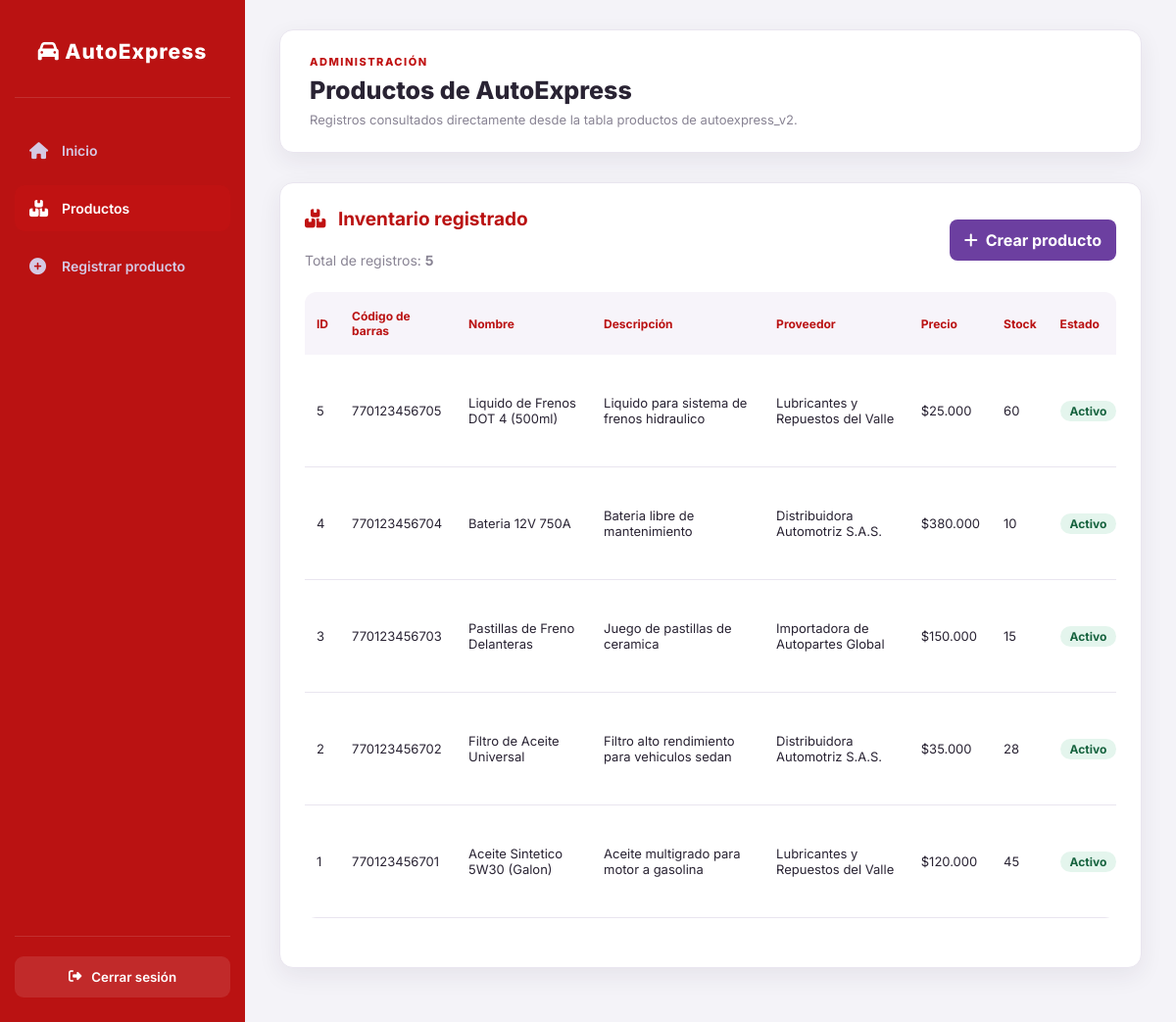
The page / on the database its author committed.
### tables this page shows
CREATE TABLE `productos` (
  `id` int(11) NOT NULL,
  `codigo_barras` varchar(50) DEFAULT NULL,
  `nombre` varchar(100) NOT NULL,
  `descripcion` text DEFAULT NULL,
  `precio` decimal(10,2) NOT NULL CHECK (`precio` >= 0),
  `stock` int(11) NOT NULL DEFAULT 0 CHECK (`stock` >= 0),
  `proveedor_id` int(11) NOT NULL,
  `estado` enum('activo','inactivo') DEFAULT 'activo'
);

CREATE TABLE `proveedores` (
  `id` int(11) NOT NULL,
  `nit` varchar(20) NOT NULL,
  `razon_social` varchar(100) NOT NULL,
  `telefono` varchar(20) NOT NULL,
  `correo` varchar(100) DEFAULT NULL
);

### app/controllers/ProductoController.php (called while the page is built, shortened)
<?php
require_once __DIR__ . '/../models/Producto.php';
require_once __DIR__ . '/../helpers.php';
class ProductoController
{
    private $modelo;
    public function __construct()
    {
        try {
            $this->modelo = new Producto();
        } catch (Throwable $e) {
            $this->modelo = null;
            $this->errorConexion = $e->getMessage();
            error_log('AutoExpress inicializar modelo: ' . $e->getMessage());
        }
    }
    public function index()
    {
        try {
            $productos = $this->modeloActivo()->getAll();
        } catch (Throwable $e) {
            error_log('AutoExpress productos index: ' . $e->getMessage());
            $error = $e->getMessage();
        }
        require __DIR__ . '/../../views/productos/index.php';
    }
    private function modeloActivo()
    {
        return $this->modelo;
    }
}

### app/models/Producto.php (called while the page is built, shortened)
<?php
require_once __DIR__ . '/../../config/database.php';
class Producto
{
    private $conn;
    public function __construct()
    {
        $database = new Database();
        $this->conn = $database->getConnection();
    }
    public function getAll()
    {
        $sql = "SELECT p.id, p.codigo_barras, p.nombre, p.descripcion, p.precio,
                       p.stock, p.proveedor_id, p.estado,
                       pr.razon_social AS proveedor
                FROM productos p
                INNER JOIN proveedores pr ON pr.id = p.proveedor_id
                ORDER BY p.id DESC";
        $consulta = $this->conn->prepare($sql);
        $consulta->execute();
        return $consulta->fetchAll(PDO::FETCH_ASSOC);
    }
}

### config/database.php (called while the page is built)
<?php
class Database
{
    public function getConnection()
    {
        $archivoEnv = __DIR__ . '/.env';
        $config = is_file($archivoEnv) ? parse_ini_file($archivoEnv) : [];
        $host = $config['DB_HOST'] ?? 'localhost';
        $port = $config['DB_PORT'] ?? '3306';
        $nombreBD = $config['DB_NAME'] ?? 'autoexpress_v2';
        $usuario = $config['DB_USER'] ?? 'root';
        $clave = $config['DB_PASSWORD'] ?? ($config['DB_PASS'] ?? '');
        try {
            return new PDO(
                "mysql:host={$host};port={$port};dbname={$nombreBD};charset=utf8mb4",
                $usuario,
                $clave,
                [
                    PDO::ATTR_ERRMODE => PDO::ERRMODE_EXCEPTION,
                    PDO::ATTR_DEFAULT_FETCH_MODE => PDO::FETCH_ASSOC,
                    PDO::ATTR_EMULATE_PREPARES => false
                ]
            );
        } catch (PDOException $e) {
            error_log('AutoExpress DB: ' . $e->getMessage());
            throw new RuntimeException(
                'No se pudo conectar con la base de datos autoexpress_v2. Verifica que MySQL esté iniciado, que hayas importado database/autoexpress_v2.sql y que config/.env tenga los datos correctos.',
                0,
                $e
            );
        }
    }
}

### app/helpers.php (called while the page is built)
<?php
function e($valor)
{
    return htmlspecialchars((string)($valor ?? ''), ENT_QUOTES, 'UTF-8');
}

### views/productos/index.php (the view, shortened to what this page needs)
<!DOCTYPE html>
<html lang="es">
<head>
    <link rel="stylesheet" href="css/styles.css">
    <link rel="stylesheet" href="https://cdnjs.cloudflare.com/ajax/libs/font-awesome/6.5.0/css/all.min.css">
</head>
<body class="app-body">
<div class="app">
    <aside class="sidebar">
        <div class="brand"><span><i class="fa-solid fa-car"></i> AutoExpress</span></div>
        <nav>
            <a class="nav-link" href="dashboard.html"><i class="fa-solid fa-house"></i> Inicio</a>
            <a class="nav-link active" href="index.php?action=productos"><i class="fa-solid fa-boxes-stacked"></i> Productos</a>
            <a class="nav-link" href="index.php?action=crear"><i class="fa-solid fa-circle-plus"></i> Registrar producto</a>
        </nav>
        <div class="sidebar-foot">
            <button type="button" id="btn-logout" class="btn-logout"><i class="fa-solid fa-right-from-bracket"></i> Cerrar sesión</button>
        </div>
    </aside>
    <main class="content">
        <header class="content-header">
            <div>
                <p class="eyebrow">Administración</p>
                <h1>Productos de AutoExpress</h1>
                <p>Registros consultados directamente desde la tabla productos de autoexpress_v2.</p>
            </div>
        </header>
        <section class="panel">
            <div class="mvc-top">
                <div>
                    <h2><i class="fa-solid fa-boxes-stacked"></i> Inventario registrado</h2>
                    <p>Total de registros: <strong><?= count($productos) ?></strong></p>
                </div>
                <div class="mvc-actions">
                    <a class="mvc-button" href="index.php?action=crear">
                        <i class="fa-solid fa-plus"></i> Crear producto
                    </a>
                </div>
            </div>
            <div class="tabla-container">
                <table class="mvc-table">
                    <thead>
                        <tr>
                            <th>ID</th>
                            <th>Código de barras</th>
                            <th>Nombre</th>
                            <th>Descripción</th>
                            <th>Proveedor</th>
                            <th>Precio</th>
                            <th>Stock</th>
                            <th>Estado</th>
                        </tr>
                    </thead>
                    <tbody>
                    <?php if (empty($productos)): ?>
                        <tr><td class="mvc-empty" colspan="9">No hay productos registrados en la tabla productos.</td></tr>
                    <?php else: ?>
                        <?php foreach ($productos as $producto): ?>
                            <tr>
                                <td><?= e($producto['id']) ?></td>
                                <td><?= e($producto['codigo_barras']) ?></td>
                                <td><?= e($producto['nombre']) ?></td>
                                <td><?= e($producto['descripcion']) ?></td>
                                <td><?= e($producto['proveedor']) ?></td>
                                <td>$<?= e(number_format((float)$producto['precio'], 0, ',', '.')) ?></td>
                                <td><?= e($producto['stock']) ?></td>
                                <td><span class="mvc-badge <?= e($producto['estado']) ?>"><?= e(ucfirst($producto['estado'])) ?></span></td>
                            </tr>
                        <?php endforeach; ?>
                    <?php endif; ?>
                    </tbody>
                </table>
            </div>
        </section>
    </main>
</div>
</body>
</html>

### index.php (shortened to what this page needs)
<?php
require_once __DIR__ . '/app/controllers/ProductoController.php';
$controller = new ProductoController();
$action = $_GET['action'] ?? 'productos';
switch ($action) {
    case 'productos':
    default:
        $controller->index();
        break;
}

### css/styles.css (style rules this page uses)
:root { --fondo: #f4f3f8; --blanco: #ffffff; --morado: #c01212; --morado-oscuro: #ba1212; --morado-claro: #eee5f8; --texto: #292333; --gris: #898494; --verde: #16865b; --rojo: #cd2c2c; --amarillo: #c58a1b; --borde: #e9e5ef; --sombra: 0 8px 25px rgba(42, 25, 62, 0.07); }
* { margin: 0; padding: 0; box-sizing: border-box; }
body { font-family: 'Inter', sans-serif; background: var(--fondo); color: var(--texto); }
button, input { font-family: inherit; }
button { transition: 0.2s; }
.app-body { min-height: 100vh; }
.app { display: flex; min-height: 100vh; }
.sidebar { position: fixed; top: 0; left: 0; bottom: 0; z-index: 100; width: 250px; min-width: 250px; min-height: 100vh; display: flex; flex-direction: column; padding: 25px 15px; background: var(--morado-oscuro); color: white; }
.brand { height: 75px; display: flex; align-items: center; justify-content: center; gap: 12px; margin-bottom: 30px; padding-bottom: 20px; border-bottom: 1px solid rgba(255,255,255,0.12); color: white; font-size: 21px; font-weight: 800; letter-spacing: 1px; }
.sidebar nav { display: flex; flex-direction: column; gap: 12px; }
.nav-link { display: flex; align-items: center; gap: 13px; padding: 15px; border-radius: 10px; color: #d5c9e3; text-decoration: none; font-size: 14px; font-weight: 600; transition: 0.25s; }
.nav-link i { width: 20px; font-size: 17px; }
.nav-link:hover, .nav-link.active { background: var(--morado); color: white; }
.sidebar-foot { margin-top: auto; padding-top: 20px; border-top: 1px solid rgba(255,255,255,0.12); }
.btn-logout { width: 100%; padding: 13px; display: flex; justify-content: center; align-items: center; gap: 10px; border: none; border-radius: 9px; background: rgba(255,255,255,0.10); color: white; font-weight: 600; cursor: pointer; }
.content { width: calc(100% - 250px); min-height: 100vh; margin-left: 250px; padding: 30px 35px; }
.content-header { display: flex; align-items: center; justify-content: space-between; padding: 25px 30px; margin-bottom: 30px; background: var(--blanco); border: 1px solid var(--borde); border-radius: 14px; box-shadow: var(--sombra); }
.content-header h1 { margin: 7px 0; font-size: 25px; font-weight: 800; }
.content-header p { color: var(--gris); font-size: 13px; }
.content-header .eyebrow { color: var(--morado); font-size: 11px; text-transform: uppercase; letter-spacing: 1.5px; font-weight: 800; }
.panel { background: white; padding: 25px; margin-bottom: 25px; border: 1px solid var(--borde); border-radius: 14px; box-shadow: var(--sombra); }
.panel h2 { margin-bottom: 18px; color: var(--morado-oscuro); font-size: 19px; }
.panel h2 i { margin-right: 8px; color: var(--morado); }
.panel p { color: var(--gris); font-size: 14px; line-height: 1.8; }
.tabla-container { width: 100%; overflow-x: auto; margin-top: 20px; margin-bottom: 25px; background: white; border-radius: 12px; }
table { width: 100%; min-width: 750px; border-collapse: collapse; }
thead { background: #f7f4fa; }
th { padding: 17px 12px; color: var(--morado-oscuro); font-size: 12px; font-weight: 700; text-align: left; }
td { padding: 15px 12px; border-bottom: 1px solid var(--borde); color: var(--texto); font-size: 13px; }

### views/productos/index.php (style rules this page uses)
.mvc-actions { display:flex; flex-wrap:wrap; gap:8px; align-items:center; }
.mvc-button { display:inline-flex; align-items:center; gap:8px; padding:11px 15px; border:0; border-radius:8px; background:#6c3fa0; color:#fff; text-decoration:none; font-weight:700; cursor:pointer; }
.mvc-top { display:flex; justify-content:space-between; align-items:center; flex-wrap:wrap; gap:12px; margin-bottom:18px; }
.mvc-table { min-width:1000px; }
.mvc-table td { vertical-align:middle; }
.mvc-badge { padding:3px 10px; border-radius:20px; font-size:12px; font-weight:700; }
.mvc-badge.activo { background:#e4f5ed; color:#17633f; }

### rows shown on the page
productos: id "5", codigo_barras "770123456705", nombre "Liquido de Frenos DOT 4 (500ml)", descripcion "Liquido para sistema de frenos hidraulico", proveedor.razon_social "Lubricantes y Repuestos del Valle", precio "25.000", stock "60", estado "Activo"
productos: id "4", codigo_barras "770123456704", nombre "Bateria 12V 750A", descripcion "Bateria libre de mantenimiento", proveedor.razon_social "Distribuidora Automotriz S.A.S.", precio "380.000", stock "10", estado "Activo"
productos: id "3", codigo_barras "770123456703", nombre "Pastillas de Freno Delanteras", descripcion "Juego de pastillas de ceramica", proveedor.razon_social "Importadora de Autopartes Global", precio "150.000", stock "15", estado "Activo"
productos: id "2", codigo_barras "770123456702", nombre "Filtro de Aceite Universal", descripcion "Filtro alto rendimiento para vehiculos sedan", proveedor.razon_social "Distribuidora Automotriz S.A.S.", precio "35.000", stock "28", estado "Activo"
productos: id "1", codigo_barras "770123456701", nombre "Aceite Sintetico 5W30 (Galon)", descripcion "Aceite multigrado para motor a gasolina", proveedor.razon_social "Lubricantes y Repuestos del Valle", precio "120.000", stock "45", estado "Activo"

### other values the page prints
count($productos) "5"
